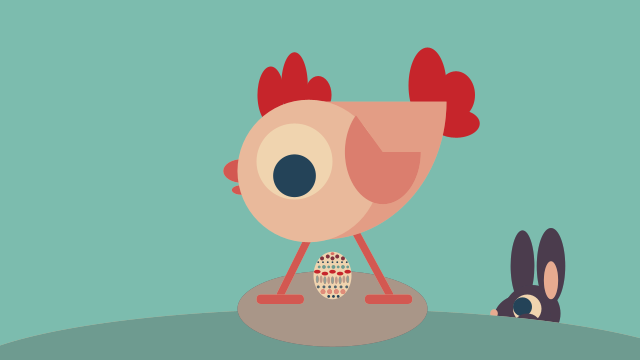
Frame 1 (no input)
Frame 60 (the mouse pressed at the canvas centre just before this capture): identical to frame 1, image omitted
Frame 120 (the mouse held since frame 60 and released just before this capture): identical to frame 1, image omitted

The Processing sketch that drew this single still picture (run headless with seeded random() and noise(); from frame 60 on, the mouse is pressed at the canvas centre):

// Processing sketch: processing_145628
// ── processing_145628.pde



void setup() {
  size(640, 360); //x, y
}

void draw() {

  background (124, 188, 174); //hellblau

  scale(1.9*0.5);

  noStroke();

  //Hase, Ohren, außen
  fill(36, 67, 88); //dunkelblau
  ellipse (580, 280, 30, 80);
  fill(198, 37, 43, 60); //rot
  ellipse (580, 280, 30, 80);

  fill(36, 67, 88); //dunkelblau
  ellipse (550, 280, 25, 75);
  fill(198, 37, 43, 60); //rot
  ellipse (550, 280, 25, 75);

  //Hase, Kopf
  fill(36, 67, 88); //dunkelblau
  ellipse (560, 330, 60, 60);
  fill(198, 37, 43, 60); //rot
  ellipse (560, 330, 60, 60);

  fill(36, 67, 88); //dunkelblau
  ellipse (550, 335, 60, 50);
  fill(198, 37, 43, 60); //rot
  ellipse (550, 335, 60, 50);

  //Hase, Ohren, innen
  fill (240, 212, 175); //beige
  ellipse (580, 295, 15, 40);
  fill(198, 37, 43, 60); //rot
  ellipse (580, 295, 15, 40);

  //Hase, Auge
  fill(240, 212, 175); //beige
  ellipse (555, 325, 30, 30);
  fill(36, 67, 88); //dunkelblau
  ellipse (550, 323, 20, 20);

  fill(36, 67, 88); //dunkelblau
  ellipse (555, 345, 30, 30);
  fill(198, 37, 43, 60); //rot
  ellipse (555, 345, 30, 30);

  //Hase, Nase
  fill (240, 212, 175); //beige
  ellipse (520, 330, 8, 9);
  fill(198, 37, 43, 60); //rot
  ellipse (520, 330, 8, 9);


  //Boden
  fill (240, 212, 175); //r, g, b, alpha //beige
  ellipse (350, 400, 800, 150); //x, y, Breite, Höhe
  fill(74, 139, 135, 200); //mittelblau
  ellipse (350, 400, 800, 150); //x, y, Breite, Höhe

  //Nest
  fill(36, 67, 88); //dunkelblau
  ellipse (350, 325, 200, 80);
  fill(198, 37, 43, 50); //rot
  ellipse (350, 325, 200, 80);
  fill(240, 212, 175, 150); //beige
  ellipse (350, 325, 200, 80);

  //Ei
  fill(240, 212, 175); //beige
  ellipse (350, 290, 40, 50);

  //Ei, Bemalung

  fill(198, 37, 43, 150); //rot
  ellipse(350, 267, 4, 3);

  fill(36, 67, 88); //dunkelblau
  ellipse(361, 272, 4, 4);
  ellipse(355, 270, 4, 4);
  ellipse(350, 272, 4, 4);
  ellipse(345, 270, 4, 4);
  ellipse(339, 272, 4, 4);
  fill(198, 37, 43, 150); //rot
  ellipse(361, 272, 4, 4);
  ellipse(355, 270, 4, 4);
  ellipse(350, 272, 4, 4);
  ellipse(345, 270, 4, 4);
  ellipse(339, 272, 4, 4);

  fill(36, 67, 88); //dunkelblau
  ellipse(365, 276, 2, 2);
  ellipse(360, 276, 2, 2);
  ellipse(355, 276, 2, 2);
  ellipse(350, 276, 2, 2);
  ellipse(345, 276, 2, 2);
  ellipse(340, 276, 2, 2);
  ellipse(335, 276, 2, 2);

  fill(74, 139, 135, 200); //mittelblau
  ellipse(366, 281, 3, 3);
  ellipse(361, 281, 4, 4);
  ellipse(356, 281, 3, 3);
  ellipse(351, 281, 4, 4);
  ellipse(346, 281, 3, 3);
  ellipse(341, 281, 4, 4);
  ellipse(336, 281, 3, 3);

  fill(198, 37, 43); //rot
  ellipse(366, 286, 7, 4);
  ellipse(358, 288, 7, 4);
  ellipse(350, 286, 7, 4);
  ellipse(342, 288, 7, 4);
  ellipse(334, 286, 7, 4);

  fill(198, 37, 43, 180); //rot
  ellipse(366, 294, 3, 8);
  ellipse(358, 295, 3, 8);
  ellipse(350, 295, 3, 8);
  ellipse(342, 295, 3, 8);
  ellipse(334, 294, 3, 8);
  fill(124, 188, 174, 180); //hellblau
  ellipse(366, 294, 3, 8);
  ellipse(358, 295, 3, 8);
  ellipse(350, 295, 3, 8);
  ellipse(342, 295, 3, 8);
  ellipse(334, 294, 3, 8);
  fill(198, 37, 43, 50); //rot
  ellipse(362, 294, 3, 8);
  ellipse(354, 295, 3, 8);
  ellipse(346, 295, 3, 8);
  ellipse(338, 294, 3, 8);
  fill(36, 67, 88, 50); //dunkelblau
  ellipse(362, 294, 3, 8);
  ellipse(354, 295, 3, 8);
  ellipse(346, 295, 3, 8);
  ellipse(338, 294, 3, 8);

  fill(36, 67, 88); //dunkelblau
  ellipse(365, 302, 3, 3);
  ellipse(359, 302, 3, 3);
  ellipse(353, 302, 3, 3);
  ellipse(347, 302, 3, 3);
  ellipse(341, 302, 3, 3);
  ellipse(335, 302, 3, 3);
  fill(240, 212, 175, 60); //beige
  ellipse(365, 302, 3, 3);
  ellipse(359, 302, 3, 3);
  ellipse(353, 302, 3, 3);
  ellipse(347, 302, 3, 3);
  ellipse(341, 302, 3, 3);
  ellipse(335, 302, 3, 3);

  fill(198, 37, 43); //rot
  ellipse(361, 307, 5, 5);
  ellipse(354, 307, 5, 5);
  ellipse(347, 307, 5, 5);
  ellipse(340, 307, 5, 5);
  fill(240, 212, 175, 150); //beige
  ellipse(361, 307, 5, 5);
  ellipse(354, 307, 5, 5);
  ellipse(347, 307, 5, 5);
  ellipse(340, 307, 5, 5);

  fill(36, 67, 88); //dunkelblau
  ellipse(356, 312, 3, 3);
  ellipse(351, 312, 3, 3);
  ellipse(346, 312, 3, 3);

  //Huhn, Schnabel
  fill(240, 212, 175); //beige
  ellipse (255, 180, 40, 25);
  ellipse (254, 200, 20, 10);
  fill(198, 37, 43, 180); //rot
  ellipse (255, 180, 40, 25);
  ellipse (254, 200, 20, 10);

  //Huhn, Kamm
  fill(198, 37, 43); //rot
  ellipse (285, 100, 28, 60);
  ellipse (310, 90, 28, 70);
  ellipse (335, 100, 28, 40);

  //Huhn, Schwanzfedern
  fill(198, 37, 43); //rot
  ellipse (450, 90, 40, 80);
  ellipse (480, 100, 40, 50);
  ellipse (480, 130, 50, 30);

  //Huhn, Beine
  strokeWeight(8);
  stroke(240, 212, 175); //beige
  line(295, 310, 350, 200); //x1, y1, x2, y1
  line(350, 200, 410, 310);
  strokeWeight(8);
  stroke(198, 37, 43, 180); //rot
  line(295, 310, 350, 200);
  line(350, 200, 410, 310);

  //Huhn, Körper
  noStroke();
  fill(240, 212, 175); //beige
  arc(340, 107, 260, 290, 0, HALF_PI); //x, y, weite, höhe, start, stop
  fill(198, 37, 43, 80); //rot
  arc(340, 107, 260, 290, 0, HALF_PI);

  //Huhn, Kopf
  fill(240, 212, 175); //beige
  ellipse (325, 180, 150, 150);
  fill(198, 37, 43, 40); //rot
  ellipse (325, 180, 150, 150);

  //Huhn, Auge, offen
  fill(240, 212, 175); //beige
  ellipse (310, 170, 80, 80);
  fill(36, 67, 88); //dunkelblau
  ellipse (310, 185, 45, 45);

  //Huhn, Füße
  fill(240, 212, 175); //beige
  rect (270, 310, 50, 10, 10); //x, y, weite, höhe, runde Ecken
  fill(198, 37, 43, 180); //rot
  rect (270, 310, 50, 10, 10); //x, y, weite, höhe, runde Ecken

  fill(240, 212, 175); //beige
  rect (384, 310, 50, 10, 10); //x, y, weite, höhe, runde Ecken
  fill(198, 37, 43, 180); //rot
  rect (384, 310, 50, 10, 10); //x, y, weite, höhe, runde Ecken
  
  float QUARTER_PI = PI/4;
  
  //Huhn, Flügel
  fill(240, 212, 175); //beige
  arc(403, 160, 80, 110, 0, PI+QUARTER_PI); //x, y, weite, höhe, start, stop, mode
  fill(198, 37, 43, 125); //rot
  arc(403, 160, 80, 110, 0, PI+QUARTER_PI);
}
